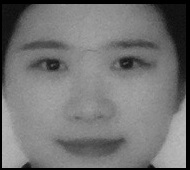
//> input picture data/190_170.jpg, 190 x 170 px
$ ./main ../data/190_170.jpg   (built with g++ and OpenCV 4)
//> lines starting //> are read from the running program, lines starting //| are printed output that depends on the picture
#include "opencv2/imgcodecs.hpp"
#include "opencv2/highgui.hpp"
#include "opencv2/imgproc.hpp"
#include <iostream>

using namespace cv;
using namespace std;

const char* source_window = "Source image";
const char* warp_window = "Warp";
const char* warp_rotate_window = "Warp + Rotate";


int main(int argc, char *argv[])
{
    Point2f srcTri[3];
    Point2f dstTri[3];

    Mat rot_mat( 2, 3, CV_32FC1 );
    Mat warp_mat( 2, 3, CV_32FC1 );
    Mat src, warp_dst, warp_rotate_dst;


    CommandLineParser parser( argc, argv, "{@input | ../data/test1.jpg | input image}" );
    src = imread( parser.get<String>( "@input" ), IMREAD_COLOR );
//> src is the input picture: 170 rows x 190 cols, CV_8UC3; min 0, max 188, mean 114.8
    if(src.empty())
    {
        cout << "Could not open or find the image!\n" << endl;
        cout << "Usage: " << argv[0] << " <Input image>" << endl;
        return -1;
    }

    warp_dst = Mat::zeros( src.rows, src.cols, src.type() );

    srcTri[0] = Point2f( 0,0 );
    srcTri[1] = Point2f( src.cols - 1.f, 0 );
    srcTri[2] = Point2f( 0, src.rows - 1.f );

    dstTri[0] = Point2f( src.cols*0.0f, src.rows*0.33f );
    dstTri[1] = Point2f( src.cols*0.85f, src.rows*0.25f );
    dstTri[2] = Point2f( src.cols*0.15f, src.rows*0.7f );

    warp_mat = getAffineTransform(srcTri,dstTri);
    warpAffine(src,warp_dst,warp_mat,warp_dst.size());
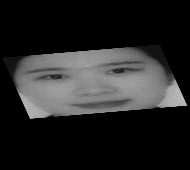
//> warp_dst: 170 rows x 190 cols, CV_8UC3; min 0, max 186, mean 37.9
    Point center = Point( warp_dst.cols/2, warp_dst.rows/2 );
//> center = Point(95, 85)
    double angle = 50.0;
    double scale = 0.6;

    rot_mat = getRotationMatrix2D( center, angle, scale );
    warpAffine( warp_dst, warp_rotate_dst, rot_mat, warp_dst.size() );
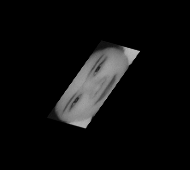
//> warp_rotate_dst: 170 rows x 190 cols, CV_8UC3; min 0, max 184, mean 13.6

    namedWindow( source_window, WINDOW_AUTOSIZE );
    imshow( source_window, src );
    namedWindow( warp_window, WINDOW_AUTOSIZE );
    imshow( warp_window, warp_dst );
    namedWindow( warp_rotate_window, WINDOW_AUTOSIZE );
    imshow( warp_rotate_window, warp_rotate_dst );
    waitKey(0);

    return 0;
}

$ run again, on data/Back_Projection_Theory2.jpg
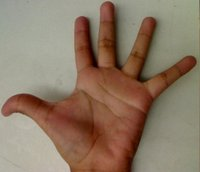
//> input picture data/Back_Projection_Theory2.jpg, 200 x 172 px
//> src is the input picture: 172 rows x 200 cols, CV_8UC3; mean B, G, R 101.1, 120.5, 140.6
//> `warpAffine(src,warp_dst,warp_mat,warp_dst.size());`:
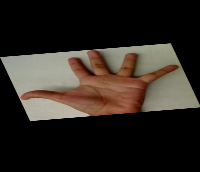
//> warp_dst: 172 rows x 200 cols, CV_8UC3; mean B, G, R 33.4, 39.8, 46.4
//> `warpAffine( warp_dst, warp_rotate_dst, rot_mat, warp_dst.size() );`:
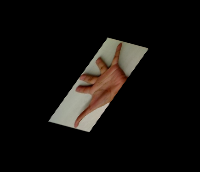
//> warp_rotate_dst: 172 rows x 200 cols, CV_8UC3; mean B, G, R 12, 14.3, 16.7

$ run again, on data/QQ_test.jpg
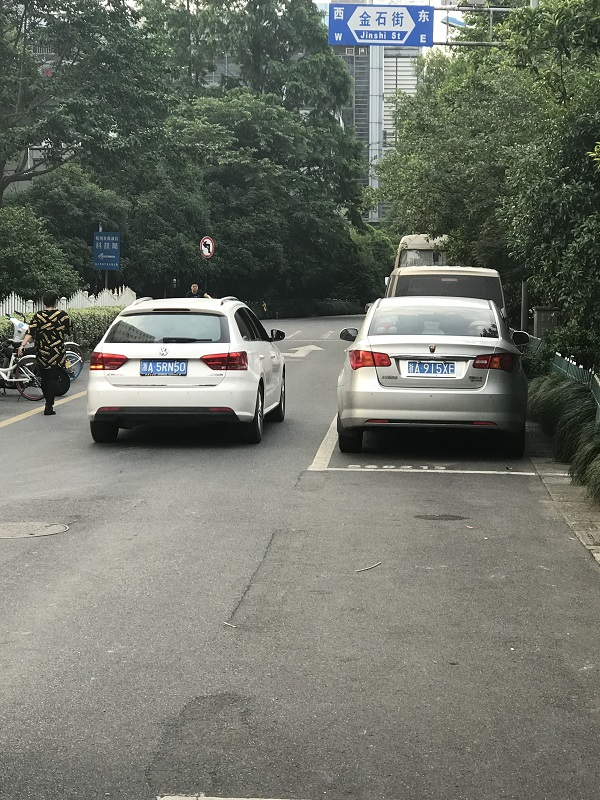
//> input picture data/QQ_test.jpg, 600 x 800 px
//> src is the input picture: 800 rows x 600 cols, CV_8UC3; mean B, G, R 105, 114.8, 110.6
//> `warpAffine(src,warp_dst,warp_mat,warp_dst.size());`:
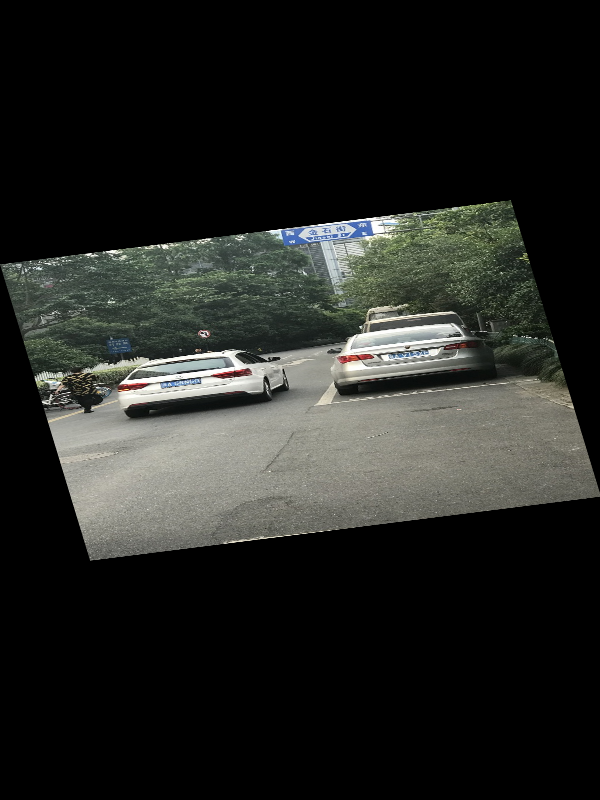
//> warp_dst: 800 rows x 600 cols, CV_8UC3; mean B, G, R 34.4, 37.6, 36.2
//> `warpAffine( warp_dst, warp_rotate_dst, rot_mat, warp_dst.size() );`:
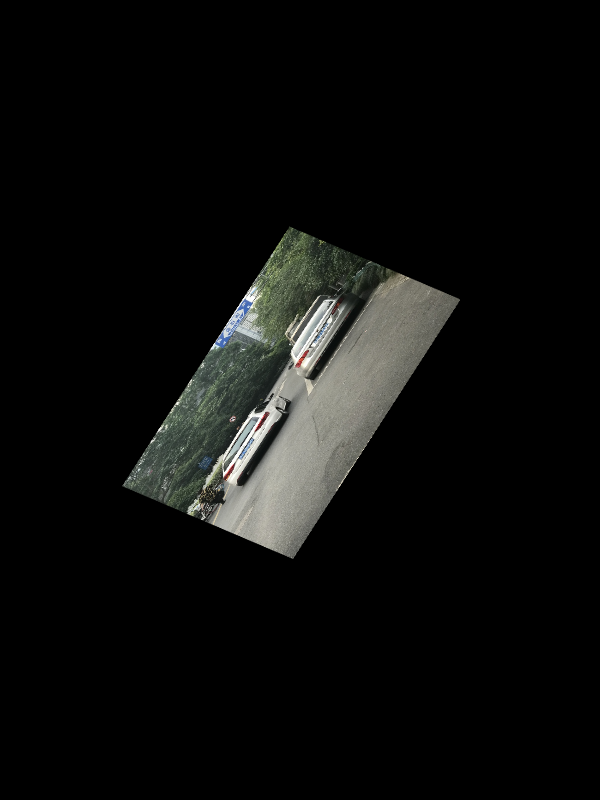
//> warp_rotate_dst: 800 rows x 600 cols, CV_8UC3; mean B, G, R 12.4, 13.5, 13

$ run again, on data/car_2_plate.jpg
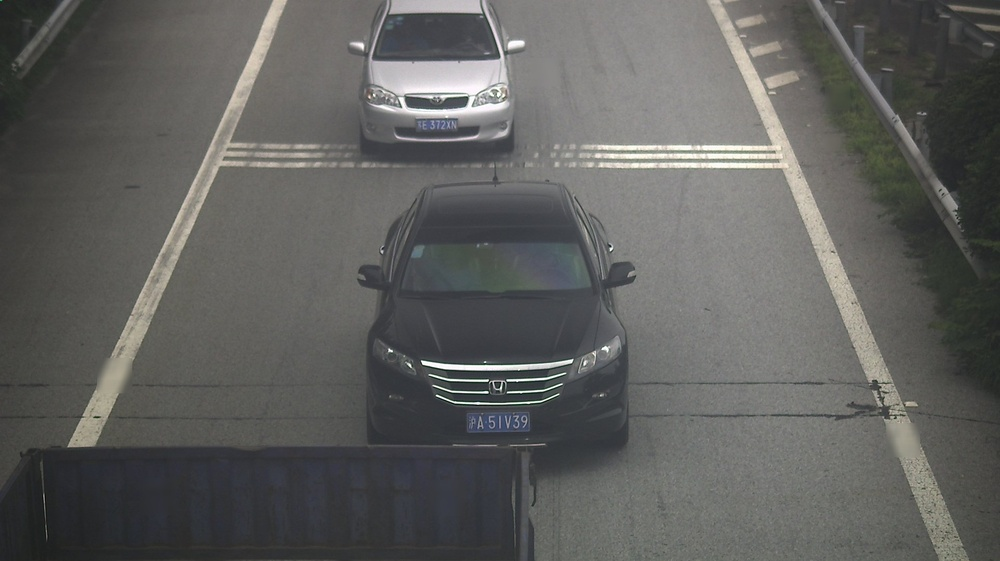
//> input picture data/car_2_plate.jpg, 1000 x 561 px, shrunk from 1920 x 1078 before the run
//> src is the input picture: 561 rows x 1000 cols, CV_8UC3; mean B, G, R 93.4, 95.6, 95.5
//> `warpAffine(src,warp_dst,warp_mat,warp_dst.size());`:
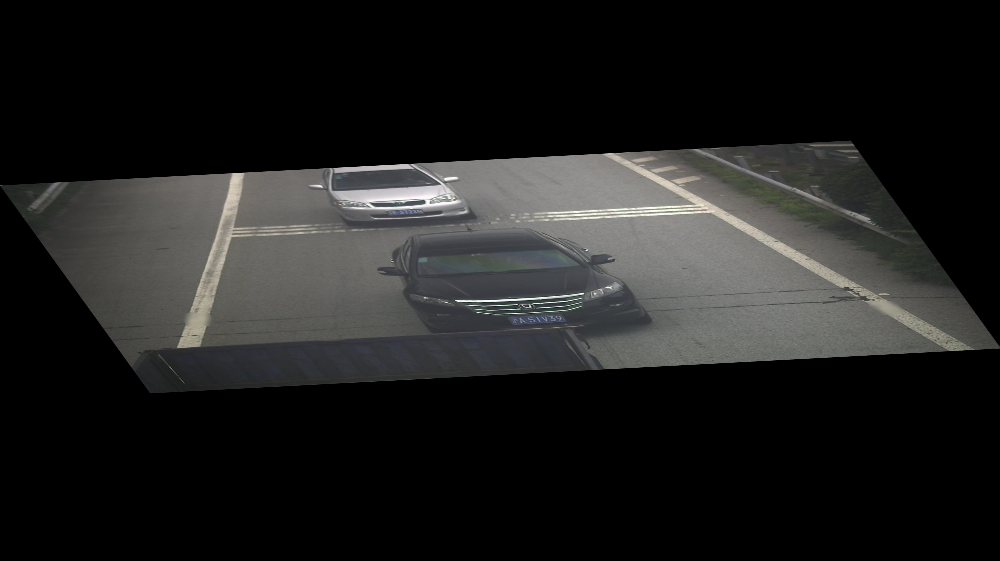
//> warp_dst: 561 rows x 1000 cols, CV_8UC3; mean B, G, R 30.6, 31.3, 31.3
//> `warpAffine( warp_dst, warp_rotate_dst, rot_mat, warp_dst.size() );`:
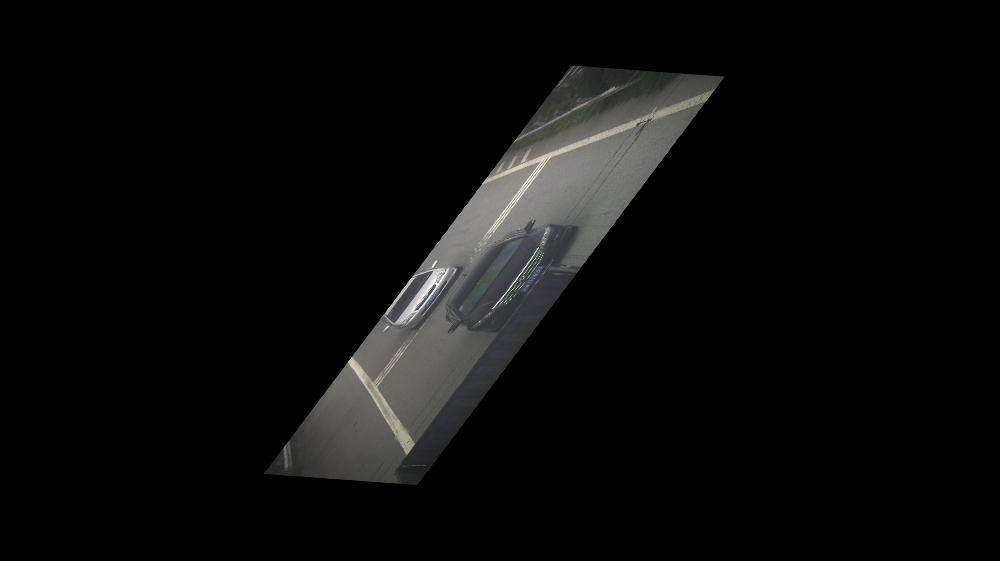
//> warp_rotate_dst: 561 rows x 1000 cols, CV_8UC3; mean B, G, R 11, 11.3, 11.3
